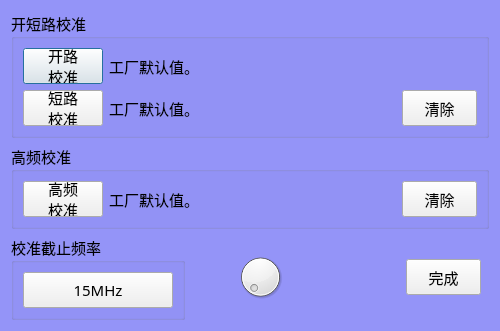
<?xml version="1.0" encoding="UTF-8"?>
<ui version="4.0">
 <class>wk6500Calibration</class>
 <widget class="QDialog" name="wk6500Calibration">
  <property name="geometry">
   <rect>
    <x>0</x>
    <y>0</y>
    <width>500</width>
    <height>297</height>
   </rect>
  </property>
  <property name="minimumSize">
   <size>
    <width>500</width>
    <height>0</height>
   </size>
  </property>
  <property name="maximumSize">
   <size>
    <width>10101</width>
    <height>16777215</height>
   </size>
  </property>
  <property name="font">
   <font>
    <family>楷体</family>
    <pointsize>11</pointsize>
    <weight>50</weight>
    <italic>false</italic>
    <bold>false</bold>
   </font>
  </property>
  <property name="windowTitle">
   <string>仪器校准</string>
  </property>
  <property name="styleSheet">
   <string notr="true">QDialog
{
	
	font: 11pt &quot;楷体&quot;;
	background-color: rgb(148, 148, 248);
}</string>
  </property>
  <layout class="QVBoxLayout" name="verticalLayout_4" stretch="10,10,1">
   <item>
    <widget class="QGroupBox" name="groupBox">
     <property name="font">
      <font>
       <family>楷体</family>
       <pointsize>11</pointsize>
      </font>
     </property>
     <property name="title">
      <string>开短路校准</string>
     </property>
     <layout class="QVBoxLayout" name="verticalLayout_2" stretch="10,10">
      <item>
       <layout class="QHBoxLayout" name="horizontalLayout_2" stretch="0,10">
        <item>
         <widget class="QPushButton" name="btnOpen">
          <property name="minimumSize">
           <size>
            <width>75</width>
            <height>36</height>
           </size>
          </property>
          <property name="maximumSize">
           <size>
            <width>11111</width>
            <height>11111</height>
           </size>
          </property>
          <property name="font">
           <font>
            <family>楷体</family>
            <pointsize>11</pointsize>
           </font>
          </property>
          <property name="text">
           <string>开路
校准</string>
          </property>
         </widget>
        </item>
        <item>
         <widget class="QLabel" name="lblOpen">
          <property name="font">
           <font>
            <family>楷体</family>
            <pointsize>11</pointsize>
           </font>
          </property>
          <property name="text">
           <string>工厂默认值。</string>
          </property>
         </widget>
        </item>
       </layout>
      </item>
      <item>
       <layout class="QHBoxLayout" name="horizontalLayout_3" stretch="0,10,0">
        <item>
         <widget class="QPushButton" name="btnShort">
          <property name="minimumSize">
           <size>
            <width>75</width>
            <height>36</height>
           </size>
          </property>
          <property name="maximumSize">
           <size>
            <width>11111</width>
            <height>11111</height>
           </size>
          </property>
          <property name="font">
           <font>
            <family>楷体</family>
            <pointsize>11</pointsize>
           </font>
          </property>
          <property name="text">
           <string>短路
校准</string>
          </property>
         </widget>
        </item>
        <item>
         <widget class="QLabel" name="lblShort">
          <property name="font">
           <font>
            <family>楷体</family>
            <pointsize>11</pointsize>
           </font>
          </property>
          <property name="text">
           <string>工厂默认值。</string>
          </property>
         </widget>
        </item>
        <item>
         <widget class="QPushButton" name="btnClearOpenShort">
          <property name="minimumSize">
           <size>
            <width>75</width>
            <height>36</height>
           </size>
          </property>
          <property name="maximumSize">
           <size>
            <width>75</width>
            <height>36</height>
           </size>
          </property>
          <property name="font">
           <font>
            <family>楷体</family>
            <pointsize>11</pointsize>
           </font>
          </property>
          <property name="text">
           <string>清除</string>
          </property>
         </widget>
        </item>
       </layout>
      </item>
     </layout>
    </widget>
   </item>
   <item>
    <widget class="QGroupBox" name="groupBox_2">
     <property name="font">
      <font>
       <family>楷体</family>
       <pointsize>11</pointsize>
      </font>
     </property>
     <property name="title">
      <string>高频校准</string>
     </property>
     <layout class="QVBoxLayout" name="verticalLayout_3">
      <item>
       <layout class="QHBoxLayout" name="horizontalLayout_4" stretch="0,10,0">
        <item>
         <widget class="QPushButton" name="btnHF">
          <property name="minimumSize">
           <size>
            <width>75</width>
            <height>36</height>
           </size>
          </property>
          <property name="maximumSize">
           <size>
            <width>11111</width>
            <height>11111</height>
           </size>
          </property>
          <property name="font">
           <font>
            <family>楷体</family>
            <pointsize>11</pointsize>
           </font>
          </property>
          <property name="text">
           <string>高频
校准</string>
          </property>
         </widget>
        </item>
        <item>
         <widget class="QLabel" name="lblHF">
          <property name="font">
           <font>
            <family>楷体</family>
            <pointsize>11</pointsize>
           </font>
          </property>
          <property name="text">
           <string>工厂默认值。</string>
          </property>
         </widget>
        </item>
        <item>
         <widget class="QPushButton" name="btnClearHF">
          <property name="minimumSize">
           <size>
            <width>75</width>
            <height>36</height>
           </size>
          </property>
          <property name="maximumSize">
           <size>
            <width>75</width>
            <height>36</height>
           </size>
          </property>
          <property name="font">
           <font>
            <family>楷体</family>
            <pointsize>11</pointsize>
           </font>
          </property>
          <property name="text">
           <string>清除</string>
          </property>
         </widget>
        </item>
       </layout>
      </item>
     </layout>
    </widget>
   </item>
   <item>
    <layout class="QHBoxLayout" name="horizontalLayout">
     <property name="spacing">
      <number>0</number>
     </property>
     <item>
      <widget class="QGroupBox" name="groupBox_3">
       <property name="font">
        <font>
         <family>楷体</family>
         <pointsize>11</pointsize>
        </font>
       </property>
       <property name="title">
        <string>校准截止频率</string>
       </property>
       <layout class="QVBoxLayout" name="verticalLayout">
        <item>
         <widget class="QPushButton" name="btnSetLimit">
          <property name="minimumSize">
           <size>
            <width>150</width>
            <height>36</height>
           </size>
          </property>
          <property name="maximumSize">
           <size>
            <width>150</width>
            <height>36</height>
           </size>
          </property>
          <property name="font">
           <font>
            <family>楷体</family>
            <pointsize>11</pointsize>
           </font>
          </property>
          <property name="text">
           <string>15MHz</string>
          </property>
         </widget>
        </item>
       </layout>
      </widget>
     </item>
     <item>
      <widget class="QDial" name="dial">
       <property name="minimumSize">
        <size>
         <width>151</width>
         <height>50</height>
        </size>
       </property>
       <property name="maximumSize">
        <size>
         <width>151</width>
         <height>50</height>
        </size>
       </property>
       <property name="minimum">
        <number>1</number>
       </property>
       <property name="maximum">
        <number>100</number>
       </property>
      </widget>
     </item>
     <item>
      <spacer name="horizontalSpacer">
       <property name="orientation">
        <enum>Qt::Horizontal</enum>
       </property>
       <property name="sizeHint" stdset="0">
        <size>
         <width>40</width>
         <height>20</height>
        </size>
       </property>
      </spacer>
     </item>
     <item>
      <widget class="QPushButton" name="btnDone">
       <property name="minimumSize">
        <size>
         <width>75</width>
         <height>36</height>
        </size>
       </property>
       <property name="maximumSize">
        <size>
         <width>75</width>
         <height>36</height>
        </size>
       </property>
       <property name="font">
        <font>
         <family>楷体</family>
         <pointsize>11</pointsize>
        </font>
       </property>
       <property name="text">
        <string>完成</string>
       </property>
      </widget>
     </item>
     <item>
      <spacer name="horizontalSpacer_2">
       <property name="orientation">
        <enum>Qt::Horizontal</enum>
       </property>
       <property name="sizeType">
        <enum>QSizePolicy::Fixed</enum>
       </property>
       <property name="sizeHint" stdset="0">
        <size>
         <width>8</width>
         <height>20</height>
        </size>
       </property>
      </spacer>
     </item>
    </layout>
   </item>
  </layout>
 </widget>
 <resources/>
 <connections/>
</ui>
